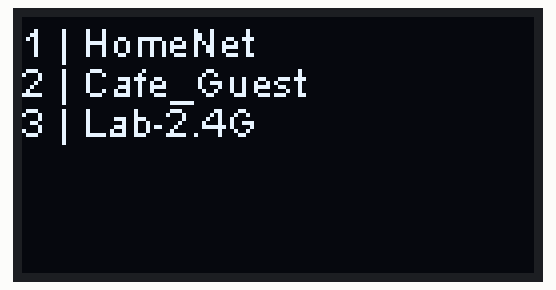
The program below on a simulated ESP32-S3. Parts: 128×64 one-colour display. A WiFi scan finds three made-up networks.

Above: at 2.3 s.

The program:

main.cpp
```cpp
#include <Arduino.h>
#include <Heltec.h>
#include "WiFi.h"

class IndexedLogDisplay
{
private:
  static const int NUM_LINES = 6;    // Numero massimo di righe da visualizzare
  static const int LINE_HEIGHT = 10; // Altezza di ciascuna riga

  struct LogEntry
  {
    int lineNumber;
    String text;
  };

  String entries[NUM_LINES];
  bool initialized;

public:
  IndexedLogDisplay() : initialized(false) {}

  void begin()
  {
    Heltec.begin(true /* DisplayEnable Enable */, false /* LoRa Disable */, false /* Serial Enable */);
    initialized = true;
  }

  void clean()
  {
    for (int i = 0; i < NUM_LINES; i++)
    {
      entries[i] = "";
    }
    drawLog();
  }

  void add(int index, const String &logText)
  {
    if (!initialized)
    {
      Serial.println("Errore: Chiamare begin() prima di utilizzare la classe IndexedLogDisplay.");
      return;
    }

    if (index < 0 || index > NUM_LINES - 1)
    {
      Serial.println("Errore: L'indice di inserimento deve essere compreso tra 1 e " + String(NUM_LINES));
      return;
    }

    // Aggiungi l'entry alla lista
    entries[index] = logText;

    // Disegna il log sul display
    drawLog();
  }

private:
  void drawLog()
  {
    Heltec.display->clear();

    // Calcola la posizione iniziale per disegnare il testo
    int startY = 0;

    for (int i = 0; i < NUM_LINES; i++)
    {
      Heltec.display->drawString(0, startY + i * LINE_HEIGHT, entries[i]);
    }

    Heltec.display->display();
  }
};

// Usa la classe IndexedLogDisplay
IndexedLogDisplay indexedLogDisplay;

void setup()
{
  Serial.begin(115200);
  indexedLogDisplay.begin();
  indexedLogDisplay.add(0, "Wifi Scanner...");
  WiFi.mode(WIFI_STA);
  WiFi.disconnect();
  delay(100);
}

void loop()
{
  int n = WiFi.scanNetworks();
  if (n == 0)
  {
    indexedLogDisplay.add(0, "No Connection found...");
  }
  else
  {
    for (int i = 0; i < n; ++i)
    {
      String result = "";
      result += String(i + 1) + " | " + WiFi.SSID(i).c_str();
      indexedLogDisplay.add(i, result);
      delay(10);
    }
  }

  WiFi.scanDelete();
  delay(5000);
}
```
